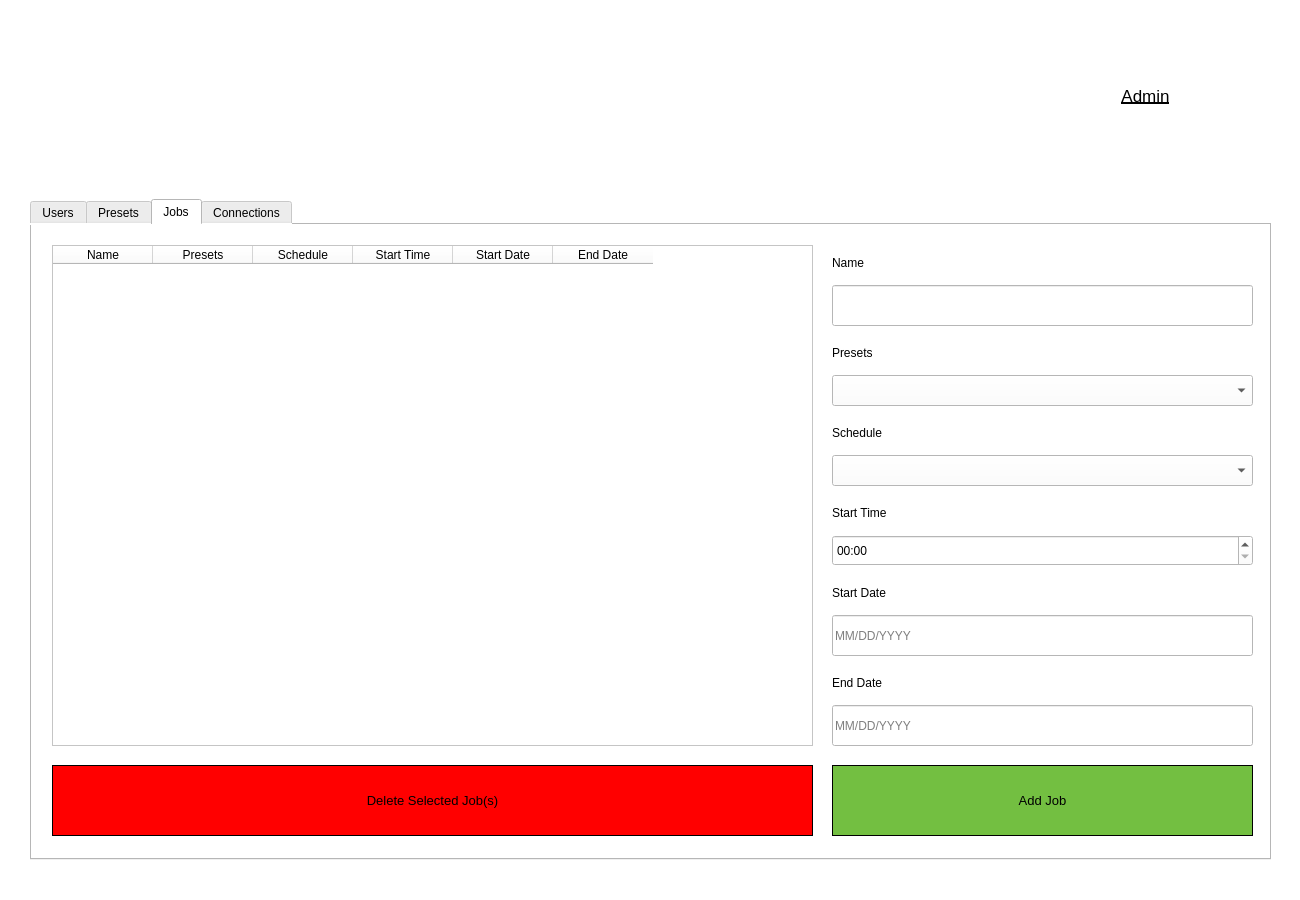
<?xml version="1.0" encoding="UTF-8"?>
<ui version="4.0">
 <class>MainWindow</class>
 <widget class="QMainWindow" name="MainWindow">
  <property name="geometry">
   <rect>
    <x>0</x>
    <y>0</y>
    <width>1300</width>
    <height>900</height>
   </rect>
  </property>
  <property name="sizePolicy">
   <sizepolicy hsizetype="Fixed" vsizetype="Fixed">
    <horstretch>0</horstretch>
    <verstretch>0</verstretch>
   </sizepolicy>
  </property>
  <property name="minimumSize">
   <size>
    <width>1300</width>
    <height>900</height>
   </size>
  </property>
  <property name="maximumSize">
   <size>
    <width>1300</width>
    <height>900</height>
   </size>
  </property>
  <property name="windowTitle">
   <string>SFTPPipeline</string>
  </property>
  <property name="windowIcon">
   <iconset>
    <normaloff>../assets/icons/favicon.ico</normaloff>../assets/icons/favicon.ico</iconset>
  </property>
  <property name="autoFillBackground">
   <bool>false</bool>
  </property>
  <property name="styleSheet">
   <string notr="true">background-color: white;</string>
  </property>
  <widget class="QWidget" name="centralwidget">
   <widget class="QLabel" name="label">
    <property name="geometry">
     <rect>
      <x>340</x>
      <y>30</y>
      <width>641</width>
      <height>131</height>
     </rect>
    </property>
    <property name="text">
     <string/>
    </property>
    <property name="pixmap">
     <pixmap>../assets/images/Urban Science.png</pixmap>
    </property>
   </widget>
   <widget class="QLabel" name="Admin_Button">
    <property name="geometry">
     <rect>
      <x>1030</x>
      <y>60</y>
      <width>231</width>
      <height>71</height>
     </rect>
    </property>
    <property name="font">
     <font>
      <family>Segoe UI</family>
      <pointsize>13</pointsize>
      <underline>true</underline>
     </font>
    </property>
    <property name="cursor">
     <cursorShape>PointingHandCursor</cursorShape>
    </property>
    <property name="styleSheet">
     <string notr="true">:hover{color: #73BF41;}</string>
    </property>
    <property name="text">
     <string>Admin</string>
    </property>
    <property name="alignment">
     <set>Qt::AlignCenter</set>
    </property>
   </widget>
   <widget class="QStackedWidget" name="stackedWidget">
    <property name="enabled">
     <bool>true</bool>
    </property>
    <property name="geometry">
     <rect>
      <x>-10</x>
      <y>149</y>
      <width>1300</width>
      <height>931</height>
     </rect>
    </property>
    <property name="minimumSize">
     <size>
      <width>0</width>
      <height>890</height>
     </size>
    </property>
    <property name="maximumSize">
     <size>
      <width>1300</width>
      <height>10000</height>
     </size>
    </property>
    <property name="styleSheet">
     <string notr="true"/>
    </property>
    <property name="currentIndex">
     <number>2</number>
    </property>
    <widget class="QWidget" name="Home_Page">
     <widget class="QListWidget" name="HomePresets_List">
      <property name="geometry">
       <rect>
        <x>450</x>
        <y>60</y>
        <width>391</width>
        <height>311</height>
       </rect>
      </property>
      <property name="styleSheet">
       <string notr="true">Border: 1px solid black;</string>
      </property>
      <property name="alternatingRowColors">
       <bool>true</bool>
      </property>
      <property name="selectionMode">
       <enum>QAbstractItemView::MultiSelection</enum>
      </property>
     </widget>
     <widget class="QLabel" name="label_2">
      <property name="geometry">
       <rect>
        <x>50</x>
        <y>30</y>
        <width>371</width>
        <height>21</height>
       </rect>
      </property>
      <property name="font">
       <font>
        <family>Segoe UI</family>
        <pointsize>10</pointsize>
       </font>
      </property>
      <property name="text">
       <string>Jobs</string>
      </property>
      <property name="alignment">
       <set>Qt::AlignCenter</set>
      </property>
     </widget>
     <widget class="QLabel" name="label_3">
      <property name="geometry">
       <rect>
        <x>450</x>
        <y>30</y>
        <width>391</width>
        <height>21</height>
       </rect>
      </property>
      <property name="font">
       <font>
        <family>Segoe UI</family>
        <pointsize>10</pointsize>
       </font>
      </property>
      <property name="text">
       <string>Presets</string>
      </property>
      <property name="alignment">
       <set>Qt::AlignCenter</set>
      </property>
     </widget>
     <widget class="QListWidget" name="listWidget_2">
      <property name="geometry">
       <rect>
        <x>50</x>
        <y>60</y>
        <width>371</width>
        <height>311</height>
       </rect>
      </property>
      <property name="styleSheet">
       <string notr="true">border: 1px solid black;</string>
      </property>
     </widget>
     <widget class="QTableWidget" name="HomeConnections_Table">
      <property name="geometry">
       <rect>
        <x>870</x>
        <y>60</y>
        <width>401</width>
        <height>311</height>
       </rect>
      </property>
      <property name="styleSheet">
       <string notr="true">border: 1px solid black;</string>
      </property>
      <property name="alternatingRowColors">
       <bool>true</bool>
      </property>
      <property name="selectionMode">
       <enum>QAbstractItemView::SingleSelection</enum>
      </property>
      <property name="selectionBehavior">
       <enum>QAbstractItemView::SelectRows</enum>
      </property>
      <attribute name="horizontalHeaderStretchLastSection">
       <bool>true</bool>
      </attribute>
      <column>
       <property name="text">
        <string>Server</string>
       </property>
      </column>
      <column>
       <property name="text">
        <string>Remote Directory</string>
       </property>
      </column>
     </widget>
     <widget class="QLabel" name="label_19">
      <property name="geometry">
       <rect>
        <x>870</x>
        <y>30</y>
        <width>401</width>
        <height>21</height>
       </rect>
      </property>
      <property name="font">
       <font>
        <family>Segoe UI</family>
        <pointsize>10</pointsize>
       </font>
      </property>
      <property name="text">
       <string>SFTP Connections</string>
      </property>
      <property name="alignment">
       <set>Qt::AlignCenter</set>
      </property>
     </widget>
     <widget class="QTableWidget" name="HomeUpload_Table">
      <property name="geometry">
       <rect>
        <x>50</x>
        <y>410</y>
        <width>1221</width>
        <height>261</height>
       </rect>
      </property>
      <property name="styleSheet">
       <string notr="true">border: 1px solid black;</string>
      </property>
      <property name="alternatingRowColors">
       <bool>true</bool>
      </property>
      <column>
       <property name="text">
        <string>File</string>
       </property>
      </column>
      <column>
       <property name="text">
        <string>SFTP Server</string>
       </property>
      </column>
      <column>
       <property name="text">
        <string>Remote Directory</string>
       </property>
      </column>
      <column>
       <property name="text">
        <string>Preset</string>
       </property>
      </column>
      <column>
       <property name="text">
        <string>Progress</string>
       </property>
      </column>
     </widget>
     <widget class="QPushButton" name="HomeUploadTable_Add_Button">
      <property name="enabled">
       <bool>false</bool>
      </property>
      <property name="geometry">
       <rect>
        <x>50</x>
        <y>380</y>
        <width>41</width>
        <height>31</height>
       </rect>
      </property>
      <property name="font">
       <font>
        <weight>75</weight>
        <bold>true</bold>
       </font>
      </property>
      <property name="cursor">
       <cursorShape>PointingHandCursor</cursorShape>
      </property>
      <property name="styleSheet">
       <string notr="true">Border: 1px solid black;</string>
      </property>
      <property name="text">
       <string>+</string>
      </property>
     </widget>
     <widget class="QPushButton" name="HomeUploadTable_Remove_Button">
      <property name="geometry">
       <rect>
        <x>90</x>
        <y>380</y>
        <width>41</width>
        <height>31</height>
       </rect>
      </property>
      <property name="font">
       <font>
        <weight>75</weight>
        <bold>true</bold>
       </font>
      </property>
      <property name="cursor">
       <cursorShape>PointingHandCursor</cursorShape>
      </property>
      <property name="styleSheet">
       <string notr="true">Border: 1px solid black;
Background-Color: red;</string>
      </property>
      <property name="text">
       <string>-</string>
      </property>
     </widget>
     <widget class="QPushButton" name="HomeUploadTable_Clear_Button">
      <property name="geometry">
       <rect>
        <x>1210</x>
        <y>380</y>
        <width>61</width>
        <height>31</height>
       </rect>
      </property>
      <property name="font">
       <font>
        <weight>75</weight>
        <bold>true</bold>
       </font>
      </property>
      <property name="cursor">
       <cursorShape>PointingHandCursor</cursorShape>
      </property>
      <property name="styleSheet">
       <string notr="true">Border: 1px solid black;
Background-Color: lightblue;</string>
      </property>
      <property name="text">
       <string>Clear</string>
      </property>
     </widget>
     <widget class="QPushButton" name="HomeUploadTable_Upload_Button">
      <property name="geometry">
       <rect>
        <x>50</x>
        <y>670</y>
        <width>1221</width>
        <height>50</height>
       </rect>
      </property>
      <property name="font">
       <font>
        <family>Segoe UI</family>
        <weight>75</weight>
        <bold>true</bold>
       </font>
      </property>
      <property name="styleSheet">
       <string notr="true">Border: 1px solid black;
Background-color: #73BF41;</string>
      </property>
      <property name="text">
       <string>UPLOAD</string>
      </property>
      <property name="icon">
       <iconset>
        <normaloff>../assets/images/upload.png</normaloff>../assets/images/upload.png</iconset>
      </property>
     </widget>
    </widget>
    <widget class="QWidget" name="Login_Page">
     <widget class="QLineEdit" name="Username_LineEdit">
      <property name="geometry">
       <rect>
        <x>360</x>
        <y>300</y>
        <width>621</width>
        <height>51</height>
       </rect>
      </property>
      <property name="font">
       <font>
        <family>Segoe UI</family>
        <pointsize>11</pointsize>
       </font>
      </property>
      <property name="alignment">
       <set>Qt::AlignCenter</set>
      </property>
     </widget>
     <widget class="QLabel" name="label_5">
      <property name="geometry">
       <rect>
        <x>360</x>
        <y>220</y>
        <width>621</width>
        <height>61</height>
       </rect>
      </property>
      <property name="font">
       <font>
        <family>Segoe UI</family>
        <pointsize>13</pointsize>
       </font>
      </property>
      <property name="text">
       <string>Username</string>
      </property>
      <property name="alignment">
       <set>Qt::AlignCenter</set>
      </property>
     </widget>
     <widget class="QLabel" name="label_6">
      <property name="geometry">
       <rect>
        <x>360</x>
        <y>380</y>
        <width>621</width>
        <height>61</height>
       </rect>
      </property>
      <property name="font">
       <font>
        <family>Segoe UI</family>
        <pointsize>13</pointsize>
       </font>
      </property>
      <property name="text">
       <string>Password</string>
      </property>
      <property name="alignment">
       <set>Qt::AlignCenter</set>
      </property>
     </widget>
     <widget class="QLineEdit" name="Password_LineEdit">
      <property name="geometry">
       <rect>
        <x>360</x>
        <y>450</y>
        <width>621</width>
        <height>51</height>
       </rect>
      </property>
      <property name="font">
       <font>
        <pointsize>11</pointsize>
       </font>
      </property>
      <property name="echoMode">
       <enum>QLineEdit::Password</enum>
      </property>
      <property name="alignment">
       <set>Qt::AlignCenter</set>
      </property>
     </widget>
     <widget class="QPushButton" name="Login_Button">
      <property name="geometry">
       <rect>
        <x>360</x>
        <y>530</y>
        <width>621</width>
        <height>81</height>
       </rect>
      </property>
      <property name="font">
       <font>
        <family>Segoe UI</family>
        <pointsize>13</pointsize>
       </font>
      </property>
      <property name="cursor">
       <cursorShape>PointingHandCursor</cursorShape>
      </property>
      <property name="styleSheet">
       <string notr="true">border: 1px solid black;
background-color: #73BF41</string>
      </property>
      <property name="text">
       <string>Log In</string>
      </property>
     </widget>
     <widget class="QLabel" name="LoginError_Label">
      <property name="geometry">
       <rect>
        <x>360</x>
        <y>60</y>
        <width>631</width>
        <height>41</height>
       </rect>
      </property>
      <property name="font">
       <font>
        <family>Segoe UI</family>
        <pointsize>13</pointsize>
        <italic>true</italic>
       </font>
      </property>
      <property name="styleSheet">
       <string notr="true">color: red;</string>
      </property>
      <property name="text">
       <string>Invalid username or password...</string>
      </property>
      <property name="alignment">
       <set>Qt::AlignCenter</set>
      </property>
     </widget>
     <widget class="QLabel" name="label_17">
      <property name="geometry">
       <rect>
        <x>360</x>
        <y>140</y>
        <width>621</width>
        <height>51</height>
       </rect>
      </property>
      <property name="font">
       <font>
        <family>Segoe UI</family>
        <pointsize>15</pointsize>
       </font>
      </property>
      <property name="text">
       <string>Please Log In</string>
      </property>
      <property name="alignment">
       <set>Qt::AlignCenter</set>
      </property>
     </widget>
    </widget>
    <widget class="QWidget" name="Admin_Page">
     <widget class="QTabWidget" name="PresetsConnections_Table_2">
      <property name="geometry">
       <rect>
        <x>40</x>
        <y>50</y>
        <width>1241</width>
        <height>661</height>
       </rect>
      </property>
      <property name="maximumSize">
       <size>
        <width>1300</width>
        <height>1000</height>
       </size>
      </property>
      <property name="font">
       <font>
        <family>Segoe UI</family>
       </font>
      </property>
      <property name="currentIndex">
       <number>2</number>
      </property>
      <widget class="QWidget" name="tab_3">
       <attribute name="title">
        <string>Users</string>
       </attribute>
       <widget class="QListWidget" name="Users_List">
        <property name="geometry">
         <rect>
          <x>50</x>
          <y>100</y>
          <width>511</width>
          <height>371</height>
         </rect>
        </property>
        <property name="alternatingRowColors">
         <bool>true</bool>
        </property>
        <property name="selectionMode">
         <enum>QAbstractItemView::MultiSelection</enum>
        </property>
       </widget>
       <widget class="QLabel" name="label_7">
        <property name="geometry">
         <rect>
          <x>50</x>
          <y>30</y>
          <width>511</width>
          <height>51</height>
         </rect>
        </property>
        <property name="font">
         <font>
          <family>Segoe UI</family>
          <pointsize>13</pointsize>
         </font>
        </property>
        <property name="text">
         <string>Users List</string>
        </property>
        <property name="alignment">
         <set>Qt::AlignCenter</set>
        </property>
       </widget>
       <widget class="QPushButton" name="DeleteUsers_Button">
        <property name="geometry">
         <rect>
          <x>50</x>
          <y>490</y>
          <width>511</width>
          <height>71</height>
         </rect>
        </property>
        <property name="font">
         <font>
          <family>Segoe UI</family>
          <pointsize>10</pointsize>
         </font>
        </property>
        <property name="cursor">
         <cursorShape>PointingHandCursor</cursorShape>
        </property>
        <property name="styleSheet">
         <string notr="true">background-color: red;
border: 1px solid black;</string>
        </property>
        <property name="text">
         <string>Delete Selected User(s)</string>
        </property>
       </widget>
       <widget class="QLabel" name="label_8">
        <property name="geometry">
         <rect>
          <x>630</x>
          <y>30</y>
          <width>561</width>
          <height>51</height>
         </rect>
        </property>
        <property name="font">
         <font>
          <family>Segoe UI</family>
          <pointsize>13</pointsize>
         </font>
        </property>
        <property name="text">
         <string>New User</string>
        </property>
        <property name="alignment">
         <set>Qt::AlignCenter</set>
        </property>
       </widget>
       <widget class="QLabel" name="label_9">
        <property name="geometry">
         <rect>
          <x>630</x>
          <y>140</y>
          <width>561</width>
          <height>41</height>
         </rect>
        </property>
        <property name="font">
         <font>
          <family>Segoe UI</family>
          <pointsize>11</pointsize>
         </font>
        </property>
        <property name="text">
         <string>Username</string>
        </property>
        <property name="alignment">
         <set>Qt::AlignCenter</set>
        </property>
       </widget>
       <widget class="QLabel" name="label_10">
        <property name="geometry">
         <rect>
          <x>630</x>
          <y>280</y>
          <width>561</width>
          <height>41</height>
         </rect>
        </property>
        <property name="font">
         <font>
          <family>Segoe UI</family>
          <pointsize>11</pointsize>
         </font>
        </property>
        <property name="text">
         <string>Password</string>
        </property>
        <property name="alignment">
         <set>Qt::AlignCenter</set>
        </property>
       </widget>
       <widget class="QLineEdit" name="NewUserUsername_LineEdit">
        <property name="geometry">
         <rect>
          <x>630</x>
          <y>190</y>
          <width>561</width>
          <height>41</height>
         </rect>
        </property>
        <property name="font">
         <font>
          <family>Segoe UI</family>
          <pointsize>10</pointsize>
          <weight>75</weight>
          <bold>true</bold>
         </font>
        </property>
        <property name="alignment">
         <set>Qt::AlignCenter</set>
        </property>
       </widget>
       <widget class="QLineEdit" name="NewUserPassword_LineEdit">
        <property name="geometry">
         <rect>
          <x>630</x>
          <y>330</y>
          <width>561</width>
          <height>41</height>
         </rect>
        </property>
        <property name="font">
         <font>
          <family>Segoe UI</family>
          <pointsize>10</pointsize>
          <weight>75</weight>
          <bold>true</bold>
         </font>
        </property>
        <property name="inputMethodHints">
         <set>Qt::ImhHiddenText|Qt::ImhNoAutoUppercase|Qt::ImhNoPredictiveText|Qt::ImhSensitiveData</set>
        </property>
        <property name="echoMode">
         <enum>QLineEdit::Password</enum>
        </property>
        <property name="alignment">
         <set>Qt::AlignCenter</set>
        </property>
       </widget>
       <widget class="QPushButton" name="AddUser_Button">
        <property name="geometry">
         <rect>
          <x>630</x>
          <y>400</y>
          <width>561</width>
          <height>71</height>
         </rect>
        </property>
        <property name="font">
         <font>
          <family>Segoe UI</family>
          <pointsize>10</pointsize>
         </font>
        </property>
        <property name="cursor">
         <cursorShape>PointingHandCursor</cursorShape>
        </property>
        <property name="styleSheet">
         <string notr="true">background-color: #73BF41;
border: 1px solid black;</string>
        </property>
        <property name="text">
         <string>Add User</string>
        </property>
       </widget>
      </widget>
      <widget class="QWidget" name="tab_2">
       <attribute name="title">
        <string>Presets</string>
       </attribute>
       <widget class="QListWidget" name="PresetsPresets_List">
        <property name="geometry">
         <rect>
          <x>20</x>
          <y>50</y>
          <width>381</width>
          <height>451</height>
         </rect>
        </property>
        <property name="alternatingRowColors">
         <bool>true</bool>
        </property>
       </widget>
       <widget class="QListWidget" name="PresetsFiles_List">
        <property name="geometry">
         <rect>
          <x>420</x>
          <y>50</y>
          <width>371</width>
          <height>451</height>
         </rect>
        </property>
        <property name="alternatingRowColors">
         <bool>true</bool>
        </property>
       </widget>
       <widget class="QLabel" name="label_18">
        <property name="geometry">
         <rect>
          <x>810</x>
          <y>430</y>
          <width>411</width>
          <height>21</height>
         </rect>
        </property>
        <property name="font">
         <font>
          <family>Segoe UI</family>
         </font>
        </property>
        <property name="text">
         <string>Preset Name</string>
        </property>
       </widget>
       <widget class="QLineEdit" name="PresetsName_LineEdit">
        <property name="geometry">
         <rect>
          <x>810</x>
          <y>460</y>
          <width>411</width>
          <height>41</height>
         </rect>
        </property>
       </widget>
       <widget class="QPushButton" name="PresetsDeletePresets_Button">
        <property name="geometry">
         <rect>
          <x>20</x>
          <y>520</y>
          <width>381</width>
          <height>61</height>
         </rect>
        </property>
        <property name="font">
         <font>
          <family>Segoe UI</family>
          <pointsize>10</pointsize>
         </font>
        </property>
        <property name="cursor">
         <cursorShape>PointingHandCursor</cursorShape>
        </property>
        <property name="styleSheet">
         <string notr="true">border: 1px solid black;
background-color: red;</string>
        </property>
        <property name="text">
         <string>Delete Selected Preset</string>
        </property>
       </widget>
       <widget class="QPushButton" name="PresetsAddPreset_Button">
        <property name="geometry">
         <rect>
          <x>810</x>
          <y>520</y>
          <width>411</width>
          <height>61</height>
         </rect>
        </property>
        <property name="font">
         <font>
          <family>Segoe UI</family>
          <pointsize>10</pointsize>
         </font>
        </property>
        <property name="cursor">
         <cursorShape>PointingHandCursor</cursorShape>
        </property>
        <property name="styleSheet">
         <string notr="true">border: 1px solid black;
background-color: #73BF41;</string>
        </property>
        <property name="text">
         <string>Add Preset</string>
        </property>
       </widget>
       <widget class="QLabel" name="label_20">
        <property name="geometry">
         <rect>
          <x>810</x>
          <y>10</y>
          <width>141</width>
          <height>31</height>
         </rect>
        </property>
        <property name="font">
         <font>
          <family>Segoe UI</family>
         </font>
        </property>
        <property name="text">
         <string>SFTP Connections</string>
        </property>
       </widget>
       <widget class="QLabel" name="label_21">
        <property name="geometry">
         <rect>
          <x>30</x>
          <y>10</y>
          <width>381</width>
          <height>31</height>
         </rect>
        </property>
        <property name="font">
         <font>
          <family>Segoe UI</family>
         </font>
        </property>
        <property name="text">
         <string>Presets</string>
        </property>
       </widget>
       <widget class="QLabel" name="label_22">
        <property name="geometry">
         <rect>
          <x>420</x>
          <y>20</y>
          <width>281</width>
          <height>21</height>
         </rect>
        </property>
        <property name="font">
         <font>
          <family>Segoe UI</family>
         </font>
        </property>
        <property name="text">
         <string>Files</string>
        </property>
       </widget>
       <widget class="QTableWidget" name="PresetsConnections_Table">
        <property name="geometry">
         <rect>
          <x>810</x>
          <y>50</y>
          <width>411</width>
          <height>361</height>
         </rect>
        </property>
        <property name="alternatingRowColors">
         <bool>true</bool>
        </property>
        <property name="selectionMode">
         <enum>QAbstractItemView::MultiSelection</enum>
        </property>
        <property name="selectionBehavior">
         <enum>QAbstractItemView::SelectRows</enum>
        </property>
        <attribute name="horizontalHeaderCascadingSectionResizes">
         <bool>true</bool>
        </attribute>
        <attribute name="horizontalHeaderStretchLastSection">
         <bool>true</bool>
        </attribute>
        <attribute name="verticalHeaderStretchLastSection">
         <bool>false</bool>
        </attribute>
        <column>
         <property name="text">
          <string>Server</string>
         </property>
        </column>
        <column>
         <property name="text">
          <string>Remote Directory</string>
         </property>
        </column>
       </widget>
       <widget class="QPushButton" name="PresetsFileSelector_Button">
        <property name="geometry">
         <rect>
          <x>420</x>
          <y>520</y>
          <width>371</width>
          <height>61</height>
         </rect>
        </property>
        <property name="font">
         <font>
          <family>Segoe UI</family>
          <pointsize>10</pointsize>
         </font>
        </property>
        <property name="cursor">
         <cursorShape>PointingHandCursor</cursorShape>
        </property>
        <property name="styleSheet">
         <string notr="true">border: 1px solid black;
background-color: lightgray;</string>
        </property>
        <property name="text">
         <string>File Selector</string>
        </property>
       </widget>
       <widget class="QPushButton" name="PresetsFilesClear_Button">
        <property name="geometry">
         <rect>
          <x>740</x>
          <y>30</y>
          <width>51</width>
          <height>21</height>
         </rect>
        </property>
        <property name="font">
         <font>
          <family>Segoe UI</family>
          <pointsize>8</pointsize>
          <weight>75</weight>
          <bold>true</bold>
         </font>
        </property>
        <property name="styleSheet">
         <string notr="true">border: 1px solid black;
background-color: lightblue;</string>
        </property>
        <property name="text">
         <string>Clear</string>
        </property>
       </widget>
       <widget class="QPushButton" name="PresetsDisplayAll_Button">
        <property name="geometry">
         <rect>
          <x>1140</x>
          <y>30</y>
          <width>81</width>
          <height>21</height>
         </rect>
        </property>
        <property name="font">
         <font>
          <family>Segoe UI</family>
          <pointsize>8</pointsize>
          <weight>75</weight>
          <bold>true</bold>
         </font>
        </property>
        <property name="styleSheet">
         <string notr="true">border: 1px solid black;
background-color: lightblue;</string>
        </property>
        <property name="text">
         <string>Display All</string>
        </property>
       </widget>
      </widget>
      <widget class="QWidget" name="tab">
       <attribute name="title">
        <string>Jobs</string>
       </attribute>
       <widget class="QTableWidget" name="JobsTable_Table">
        <property name="geometry">
         <rect>
          <x>20</x>
          <y>20</y>
          <width>761</width>
          <height>501</height>
         </rect>
        </property>
        <column>
         <property name="text">
          <string>Name</string>
         </property>
        </column>
        <column>
         <property name="text">
          <string>Presets</string>
         </property>
        </column>
        <column>
         <property name="text">
          <string>Schedule</string>
         </property>
        </column>
        <column>
         <property name="text">
          <string>Start Time</string>
         </property>
        </column>
        <column>
         <property name="text">
          <string>Start Date</string>
         </property>
        </column>
        <column>
         <property name="text">
          <string>End Date</string>
         </property>
        </column>
       </widget>
       <widget class="QPushButton" name="JobsDeleteJobs_Button">
        <property name="geometry">
         <rect>
          <x>20</x>
          <y>540</y>
          <width>761</width>
          <height>71</height>
         </rect>
        </property>
        <property name="font">
         <font>
          <pointsize>10</pointsize>
         </font>
        </property>
        <property name="styleSheet">
         <string notr="true">border: 1px solid black;
background-color: red;</string>
        </property>
        <property name="text">
         <string>Delete Selected Job(s)</string>
        </property>
       </widget>
       <widget class="QLineEdit" name="JobsName_LineEdit">
        <property name="geometry">
         <rect>
          <x>800</x>
          <y>60</y>
          <width>421</width>
          <height>41</height>
         </rect>
        </property>
       </widget>
       <widget class="QComboBox" name="JobsSchedule_ComboBox">
        <property name="geometry">
         <rect>
          <x>800</x>
          <y>230</y>
          <width>421</width>
          <height>31</height>
         </rect>
        </property>
       </widget>
       <widget class="QComboBox" name="JobsPresets_ComboBox">
        <property name="geometry">
         <rect>
          <x>800</x>
          <y>150</y>
          <width>421</width>
          <height>31</height>
         </rect>
        </property>
       </widget>
       <widget class="QTimeEdit" name="JobsStartTime_TimeEdit">
        <property name="geometry">
         <rect>
          <x>800</x>
          <y>310</y>
          <width>421</width>
          <height>31</height>
         </rect>
        </property>
        <property name="displayFormat">
         <string>hh:mm</string>
        </property>
       </widget>
       <widget class="QLineEdit" name="JobsStartDate_LineEdit">
        <property name="geometry">
         <rect>
          <x>800</x>
          <y>390</y>
          <width>421</width>
          <height>41</height>
         </rect>
        </property>
        <property name="placeholderText">
         <string>MM/DD/YYYY</string>
        </property>
       </widget>
       <widget class="QLineEdit" name="JobsEndDate_LineEdit">
        <property name="geometry">
         <rect>
          <x>800</x>
          <y>480</y>
          <width>421</width>
          <height>41</height>
         </rect>
        </property>
        <property name="placeholderText">
         <string>MM/DD/YYYY</string>
        </property>
       </widget>
       <widget class="QPushButton" name="JobsAddJob_Button">
        <property name="geometry">
         <rect>
          <x>800</x>
          <y>540</y>
          <width>421</width>
          <height>71</height>
         </rect>
        </property>
        <property name="font">
         <font>
          <pointsize>10</pointsize>
         </font>
        </property>
        <property name="styleSheet">
         <string notr="true">border: 1px solid black;
background-color: #73BF41;</string>
        </property>
        <property name="text">
         <string>Add Job</string>
        </property>
       </widget>
       <widget class="QLabel" name="label_4">
        <property name="geometry">
         <rect>
          <x>800</x>
          <y>30</y>
          <width>421</width>
          <height>16</height>
         </rect>
        </property>
        <property name="text">
         <string>Name</string>
        </property>
       </widget>
       <widget class="QLabel" name="label_23">
        <property name="geometry">
         <rect>
          <x>800</x>
          <y>120</y>
          <width>421</width>
          <height>16</height>
         </rect>
        </property>
        <property name="text">
         <string>Presets</string>
        </property>
       </widget>
       <widget class="QLabel" name="label_24">
        <property name="geometry">
         <rect>
          <x>800</x>
          <y>200</y>
          <width>421</width>
          <height>16</height>
         </rect>
        </property>
        <property name="text">
         <string>Schedule</string>
        </property>
       </widget>
       <widget class="QLabel" name="label_25">
        <property name="geometry">
         <rect>
          <x>800</x>
          <y>280</y>
          <width>421</width>
          <height>16</height>
         </rect>
        </property>
        <property name="text">
         <string>Start Time</string>
        </property>
       </widget>
       <widget class="QLabel" name="label_26">
        <property name="geometry">
         <rect>
          <x>800</x>
          <y>360</y>
          <width>421</width>
          <height>16</height>
         </rect>
        </property>
        <property name="text">
         <string>Start Date</string>
        </property>
       </widget>
       <widget class="QLabel" name="label_27">
        <property name="geometry">
         <rect>
          <x>800</x>
          <y>450</y>
          <width>421</width>
          <height>16</height>
         </rect>
        </property>
        <property name="text">
         <string>End Date</string>
        </property>
       </widget>
      </widget>
      <widget class="QWidget" name="tab_4">
       <attribute name="title">
        <string>Connections</string>
       </attribute>
       <widget class="QTableWidget" name="AdminConnections_Table">
        <property name="enabled">
         <bool>true</bool>
        </property>
        <property name="geometry">
         <rect>
          <x>45</x>
          <y>101</y>
          <width>571</width>
          <height>371</height>
         </rect>
        </property>
        <property name="styleSheet">
         <string notr="true">border: 1px solid black;</string>
        </property>
        <property name="editTriggers">
         <set>QAbstractItemView::NoEditTriggers</set>
        </property>
        <property name="alternatingRowColors">
         <bool>true</bool>
        </property>
        <property name="selectionBehavior">
         <enum>QAbstractItemView::SelectRows</enum>
        </property>
        <attribute name="horizontalHeaderCascadingSectionResizes">
         <bool>true</bool>
        </attribute>
        <attribute name="horizontalHeaderHighlightSections">
         <bool>false</bool>
        </attribute>
        <attribute name="horizontalHeaderShowSortIndicator" stdset="0">
         <bool>false</bool>
        </attribute>
        <attribute name="horizontalHeaderStretchLastSection">
         <bool>true</bool>
        </attribute>
        <attribute name="verticalHeaderCascadingSectionResizes">
         <bool>false</bool>
        </attribute>
        <column>
         <property name="text">
          <string>Server</string>
         </property>
        </column>
        <column>
         <property name="text">
          <string>Remote Directory</string>
         </property>
        </column>
       </widget>
       <widget class="QLabel" name="label_11">
        <property name="geometry">
         <rect>
          <x>50</x>
          <y>30</y>
          <width>551</width>
          <height>51</height>
         </rect>
        </property>
        <property name="font">
         <font>
          <family>Segoe UI</family>
          <pointsize>13</pointsize>
         </font>
        </property>
        <property name="text">
         <string>SFTP Connections</string>
        </property>
        <property name="alignment">
         <set>Qt::AlignCenter</set>
        </property>
       </widget>
       <widget class="QLabel" name="label_12">
        <property name="geometry">
         <rect>
          <x>650</x>
          <y>30</y>
          <width>561</width>
          <height>51</height>
         </rect>
        </property>
        <property name="font">
         <font>
          <family>Segoe UI</family>
          <pointsize>13</pointsize>
         </font>
        </property>
        <property name="text">
         <string>New Connection</string>
        </property>
        <property name="alignment">
         <set>Qt::AlignCenter</set>
        </property>
       </widget>
       <widget class="QLabel" name="label_13">
        <property name="geometry">
         <rect>
          <x>660</x>
          <y>100</y>
          <width>531</width>
          <height>31</height>
         </rect>
        </property>
        <property name="font">
         <font>
          <family>Segoe UI</family>
          <pointsize>10</pointsize>
         </font>
        </property>
        <property name="text">
         <string>Server</string>
        </property>
        <property name="alignment">
         <set>Qt::AlignCenter</set>
        </property>
       </widget>
       <widget class="QLineEdit" name="NewConnectionServer_LineEdit">
        <property name="geometry">
         <rect>
          <x>660</x>
          <y>140</y>
          <width>531</width>
          <height>41</height>
         </rect>
        </property>
        <property name="font">
         <font>
          <family>Segoe UI</family>
          <pointsize>10</pointsize>
          <weight>75</weight>
          <bold>true</bold>
         </font>
        </property>
        <property name="alignment">
         <set>Qt::AlignCenter</set>
        </property>
       </widget>
       <widget class="QLabel" name="label_14">
        <property name="geometry">
         <rect>
          <x>660</x>
          <y>200</y>
          <width>531</width>
          <height>31</height>
         </rect>
        </property>
        <property name="font">
         <font>
          <family>Segoe UI</family>
          <pointsize>10</pointsize>
         </font>
        </property>
        <property name="text">
         <string>Username</string>
        </property>
        <property name="alignment">
         <set>Qt::AlignCenter</set>
        </property>
       </widget>
       <widget class="QLineEdit" name="NewConnectionUsername_LineEdit">
        <property name="geometry">
         <rect>
          <x>660</x>
          <y>240</y>
          <width>531</width>
          <height>41</height>
         </rect>
        </property>
        <property name="font">
         <font>
          <family>Segoe UI</family>
          <pointsize>10</pointsize>
          <weight>75</weight>
          <bold>true</bold>
         </font>
        </property>
        <property name="alignment">
         <set>Qt::AlignCenter</set>
        </property>
       </widget>
       <widget class="QLabel" name="label_15">
        <property name="geometry">
         <rect>
          <x>660</x>
          <y>300</y>
          <width>531</width>
          <height>21</height>
         </rect>
        </property>
        <property name="font">
         <font>
          <family>Segoe UI</family>
          <pointsize>10</pointsize>
         </font>
        </property>
        <property name="text">
         <string>Password</string>
        </property>
        <property name="alignment">
         <set>Qt::AlignCenter</set>
        </property>
       </widget>
       <widget class="QLineEdit" name="NewConnectionPassword_LineEdit">
        <property name="geometry">
         <rect>
          <x>660</x>
          <y>330</y>
          <width>531</width>
          <height>41</height>
         </rect>
        </property>
        <property name="font">
         <font>
          <family>Segoe UI</family>
          <pointsize>10</pointsize>
          <weight>75</weight>
          <bold>true</bold>
         </font>
        </property>
        <property name="echoMode">
         <enum>QLineEdit::Password</enum>
        </property>
        <property name="alignment">
         <set>Qt::AlignCenter</set>
        </property>
       </widget>
       <widget class="QLabel" name="label_16">
        <property name="geometry">
         <rect>
          <x>660</x>
          <y>390</y>
          <width>531</width>
          <height>41</height>
         </rect>
        </property>
        <property name="font">
         <font>
          <family>Segoe UI</family>
          <pointsize>10</pointsize>
         </font>
        </property>
        <property name="text">
         <string>Remote Directory</string>
        </property>
        <property name="alignment">
         <set>Qt::AlignCenter</set>
        </property>
       </widget>
       <widget class="QLineEdit" name="NewConnectionRemoteDirectory_LineEdit">
        <property name="geometry">
         <rect>
          <x>660</x>
          <y>430</y>
          <width>531</width>
          <height>41</height>
         </rect>
        </property>
        <property name="font">
         <font>
          <family>Segoe UI</family>
          <pointsize>10</pointsize>
          <weight>75</weight>
          <bold>true</bold>
         </font>
        </property>
        <property name="alignment">
         <set>Qt::AlignCenter</set>
        </property>
       </widget>
       <widget class="QPushButton" name="DeleteConnections_Button">
        <property name="geometry">
         <rect>
          <x>40</x>
          <y>490</y>
          <width>581</width>
          <height>71</height>
         </rect>
        </property>
        <property name="font">
         <font>
          <family>Segoe UI</family>
          <pointsize>10</pointsize>
         </font>
        </property>
        <property name="styleSheet">
         <string notr="true">border: 1px solid black;
background-color: red;</string>
        </property>
        <property name="text">
         <string>Delete Selected Connection(s)</string>
        </property>
       </widget>
       <widget class="QPushButton" name="AddConnection_Button">
        <property name="geometry">
         <rect>
          <x>660</x>
          <y>490</y>
          <width>531</width>
          <height>71</height>
         </rect>
        </property>
        <property name="font">
         <font>
          <family>Segoe UI</family>
          <pointsize>10</pointsize>
         </font>
        </property>
        <property name="cursor">
         <cursorShape>PointingHandCursor</cursorShape>
        </property>
        <property name="styleSheet">
         <string notr="true">border: 1px solid black;
background-color: #73BF41;</string>
        </property>
        <property name="text">
         <string>Add Connection</string>
        </property>
       </widget>
      </widget>
     </widget>
    </widget>
   </widget>
  </widget>
  <widget class="QMenuBar" name="menubar">
   <property name="geometry">
    <rect>
     <x>0</x>
     <y>0</y>
     <width>1300</width>
     <height>26</height>
    </rect>
   </property>
  </widget>
  <widget class="QStatusBar" name="statusbar"/>
 </widget>
 <resources/>
 <connections/>
</ui>
